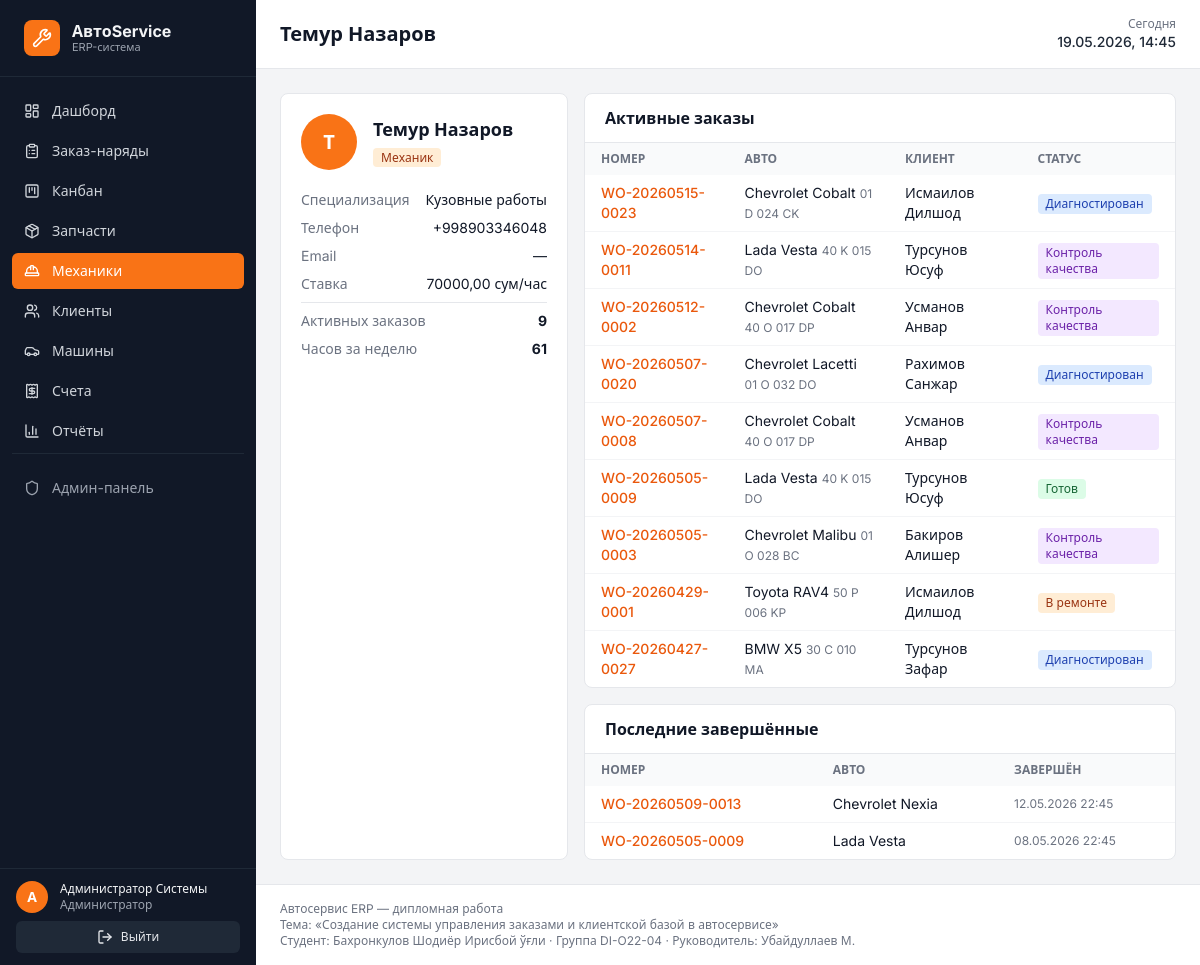
The app's page /mechanics/6/ (signed in) with its own data.
### accounts/models.py (models this page shows, shortened)
class User(AbstractUser):
    ROLE_CHOICES = [
        ('admin', 'Администратор'),
        ('receptionist', 'Приёмщик'),
        ('mechanic', 'Механик'),
    ]
    role = models.CharField(
        'Роль', max_length=20, choices=ROLE_CHOICES, default='receptionist'
    )
    phone = models.CharField('Телефон', max_length=20, unique=True, blank=True, null=True)
    specialty = models.CharField('Специализация', max_length=100, blank=True)
    hourly_rate = models.DecimalField(
        'Часовая ставка', max_digits=10, decimal_places=2, default=0
    )
    class Meta:
        verbose_name = 'Пользователь'
        verbose_name_plural = 'Пользователи'
    @property
    def role_badge_class(self):
        return {
            'admin': 'bg-red-100 text-red-800',
            'receptionist': 'bg-blue-100 text-blue-800',
            'mechanic': 'bg-orange-100 text-orange-800',
        }.get(self.role, 'bg-gray-100 text-gray-800')

### workorders/models.py (models this page shows, shortened)
class WorkOrder(models.Model):
    STATUS_CHOICES = [
        ('received', 'Принят'),
        ('diagnosed', 'Диагностирован'),
        ('awaiting_parts', 'Ожидание запчастей'),
        ('in_repair', 'В ремонте'),
        ('quality_check', 'Контроль качества'),
        ('completed', 'Готов'),
        ('delivered', 'Выдан'),
        ('cancelled', 'Отменён'),
    ]
    PRIORITY_CHOICES = [
        ('low', 'Низкий'),
        ('normal', 'Обычный'),
        ('high', 'Высокий'),
        ('urgent', 'Срочный'),
    ]
    STATUS_BADGES = {
        'received': 'bg-gray-200 text-gray-800',
        'diagnosed': 'bg-blue-100 text-blue-800',
        'awaiting_parts': 'bg-yellow-100 text-yellow-800',
        'in_repair': 'bg-orange-100 text-orange-800',
        'quality_check': 'bg-purple-100 text-purple-800',
        'completed': 'bg-green-100 text-green-800',
        'delivered': 'bg-emerald-100 text-emerald-800',
        'cancelled': 'bg-red-100 text-red-800',
    }
    PRIORITY_BADGES = {
        'low': 'bg-gray-100 text-gray-700',
        'normal': 'bg-blue-100 text-blue-700',
        'high': 'bg-orange-100 text-orange-700',
        'urgent': 'bg-red-100 text-red-700',
    }
    NEXT_STATUS = {
        'received': 'diagnosed',
        'diagnosed': 'awaiting_parts',
        'awaiting_parts': 'in_repair',
        'in_repair': 'quality_check',
        'quality_check': 'completed',
        'completed': 'delivered',
    }
    ACTIVE_STATUSES = (
        'received', 'diagnosed', 'awaiting_parts', 'in_repair', 'quality_check', 'completed',
    )
    vehicle = models.ForeignKey(
        'vehicles.Vehicle', on_delete=models.PROTECT,
        related_name='work_orders', verbose_name='Автомобиль',
    )
    assigned_mechanic = models.ForeignKey(
        settings.AUTH_USER_MODEL, on_delete=models.SET_NULL,
        related_name='assigned_orders', null=True, blank=True,
        verbose_name='Назначенный механик',
        limit_choices_to={'role': 'mechanic'},
    )
    created_by = models.ForeignKey(
        settings.AUTH_USER_MODEL, on_delete=models.PROTECT,
        related_name='created_orders', verbose_name='Создал',
    )
    status = models.CharField(
        'Статус', max_length=20, choices=STATUS_CHOICES, default='received',
    )
    priority = models.CharField(
        'Приоритет', max_length=10, choices=PRIORITY_CHOICES, default='normal',
    )
    problem_description = models.TextField('Описание проблемы')
    diagnosis_notes = models.TextField('Заметки по диагностике', blank=True)
    estimated_cost = models.DecimalField(
        'Предв. стоимость', max_digits=12, decimal_places=2, default=0,
    )
    actual_cost = models.DecimalField(
        'Итоговая стоимость', max_digits=12, decimal_places=2, default=0,
    )
    received_at = models.DateTimeField('Принят', default=timezone.now)
    expected_ready_at = models.DateTimeField('Ожидаемая готовность', null=True, blank=True)
    completed_at = models.DateTimeField('Завершён', null=True, blank=True)
    order_number = models.CharField('Номер заказ-наряда', max_length=30, unique=True, blank=True)
    mileage_at_intake = models.PositiveIntegerField('Пробег при приёмке', default=0)
    class Meta:
        verbose_name = 'Заказ-наряд'
        verbose_name_plural = 'Заказ-наряды'
        ordering = ('-received_at',)
    @property
    def status_badge_class(self):
        return self.STATUS_BADGES.get(self.status, 'bg-gray-100 text-gray-700')

### vehicles/models.py (models this page shows, shortened)
class Vehicle(models.Model):
    customer = models.ForeignKey(
        'customers.Customer', on_delete=models.CASCADE,
        related_name='vehicles', verbose_name='Клиент',
    )
    make = models.CharField('Марка', max_length=60)
    model = models.CharField('Модель', max_length=60)
    year = models.PositiveIntegerField('Год выпуска')
    plate = models.CharField('Гос. номер', max_length=20, unique=True)
    vin = models.CharField('VIN', max_length=30, blank=True)
    mileage_km = models.PositiveIntegerField('Пробег (км)', default=0)
    color = models.CharField('Цвет', max_length=40, blank=True)
    created_at = models.DateTimeField('Создан', auto_now_add=True)
    class Meta:
        verbose_name = 'Автомобиль'
        verbose_name_plural = 'Автомобили'
        ordering = ('-created_at',)

### customers/models.py (models this page shows, shortened)
class Customer(models.Model):
    name = models.CharField('ФИО', max_length=200)
    phone = models.CharField('Телефон', max_length=20, unique=True)
    email = models.EmailField('Email', blank=True)
    company = models.CharField('Компания', max_length=200, blank=True)
    address = models.CharField('Адрес', max_length=300, blank=True)
    notes = models.TextField('Примечания', blank=True)
    created_at = models.DateTimeField('Создан', auto_now_add=True)
    class Meta:
        verbose_name = 'Клиент'
        verbose_name_plural = 'Клиенты'
        ordering = ('-created_at',)

### mechanics/views.py (the view)
# urls.py: path('<int:pk>/', views.mechanic_detail, name='detail'),
@login_required
def mechanic_detail(request, pk):
    mechanic = get_object_or_404(User, pk=pk, role='mechanic')
    week_ago = timezone.localdate() - timedelta(days=6)
    active_orders = WorkOrder.objects.filter(
        assigned_mechanic=mechanic,
        status__in=WorkOrder.ACTIVE_STATUSES,
    ).select_related('vehicle__customer').order_by('-received_at')
    completed_orders = WorkOrder.objects.filter(
        assigned_mechanic=mechanic,
        status__in=('completed', 'delivered'),
    ).select_related('vehicle__customer').order_by('-completed_at')[:20]
    hours_week = mechanic.tasks.filter(
        created_at__date__gte=week_ago
    ).aggregate(t=Sum('actual_hours'))['t'] or Decimal('0')
    context = {
        'mechanic': mechanic,
        'active_orders': active_orders,
        'completed_orders': completed_orders,
        'hours_week': hours_week,
        'active_nav': 'mechanics',
        'page_title': mechanic.get_full_name() or mechanic.username,
    }
    return render(request, 'mechanics/detail.html', context)

### core/context_processors.py (called while the page is built)
def bmi_metadata(request):
    return {
        'BMI': getattr(settings, 'BMI_METADATA', {}),
    }

### templates/mechanics/detail.html (shortened to what this page needs)
{% extends 'base.html' %}
{% block content %}
<div class="grid grid-cols-1 lg:grid-cols-3 gap-4">
  <div class="bg-white rounded-lg border border-gray-200 p-5">
    <div class="flex items-center gap-4">
      <div class="w-14 h-14 rounded-full bg-brand-500 flex items-center justify-center text-white text-xl font-semibold">
        {{ mechanic.first_name|first|default:mechanic.username|first|upper }}
      </div>
      <div>
        <h2 class="font-bold text-lg">{{ mechanic.get_full_name|default:mechanic.username }}</h2>
        <span class="px-2 py-0.5 rounded text-xs font-medium {{ mechanic.role_badge_class }}">{{ mechanic.get_role_display }}</span>
      </div>
    </div>
    <dl class="mt-5 space-y-2 text-sm">
      <div class="flex justify-between"><dt class="text-gray-500">Специализация</dt><dd>{{ mechanic.specialty|default:'—' }}</dd></div>
      <div class="flex justify-between"><dt class="text-gray-500">Телефон</dt><dd>{{ mechanic.phone|default:'—' }}</dd></div>
      <div class="flex justify-between"><dt class="text-gray-500">Email</dt><dd>{{ mechanic.email|default:'—' }}</dd></div>
      <div class="flex justify-between"><dt class="text-gray-500">Ставка</dt><dd>{{ mechanic.hourly_rate|floatformat:2 }} сум/час</dd></div>
      <div class="flex justify-between border-t pt-2"><dt class="text-gray-500">Активных заказов</dt><dd class="font-bold">{{ active_orders.count }}</dd></div>
      <div class="flex justify-between"><dt class="text-gray-500">Часов за неделю</dt><dd class="font-bold">{{ hours_week }}</dd></div>
    </dl>
  </div>
  <div class="lg:col-span-2 space-y-4">
    <div class="bg-white rounded-lg border border-gray-200">
      <div class="px-5 py-3 border-b border-gray-200"><h3 class="font-semibold">Активные заказы</h3></div>
      <table class="w-full text-sm">
        <thead class="bg-gray-50 text-xs uppercase text-gray-500">
          <tr>
            <th class="px-4 py-2 text-left">Номер</th>
            <th class="px-4 py-2 text-left">Авто</th>
            <th class="px-4 py-2 text-left">Клиент</th>
            <th class="px-4 py-2 text-left">Статус</th>
          </tr>
        </thead>
        <tbody class="divide-y divide-gray-100">
          {% for o in active_orders %}
          <tr>
            <td class="px-4 py-2"><a href="{% url 'workorders:detail' o.pk %}" class="text-brand-600 hover:underline font-medium">{{ o.order_number }}</a></td>
            <td class="px-4 py-2">{{ o.vehicle.make }} {{ o.vehicle.model }} <span class="text-xs text-gray-500">{{ o.vehicle.plate }}</span></td>
            <td class="px-4 py-2">{{ o.vehicle.customer.name }}</td>
            <td class="px-4 py-2">{% include 'components/status_badge.html' with order=o %}</td>
          </tr>
          {% empty %}
          <tr><td colspan="4" class="px-4 py-6 text-center text-gray-500">Нет активных заказов</td></tr>
          {% endfor %}
        </tbody>
      </table>
    </div>
    <div class="bg-white rounded-lg border border-gray-200">
      <div class="px-5 py-3 border-b border-gray-200"><h3 class="font-semibold">Последние завершённые</h3></div>
      <table class="w-full text-sm">
        <thead class="bg-gray-50 text-xs uppercase text-gray-500">
          <tr>
            <th class="px-4 py-2 text-left">Номер</th>
            <th class="px-4 py-2 text-left">Авто</th>
            <th class="px-4 py-2 text-left">Завершён</th>
          </tr>
        </thead>
        <tbody class="divide-y divide-gray-100">
          {% for o in completed_orders %}
          <tr>
            <td class="px-4 py-2"><a href="{% url 'workorders:detail' o.pk %}" class="text-brand-600 hover:underline font-medium">{{ o.order_number }}</a></td>
            <td class="px-4 py-2">{{ o.vehicle.make }} {{ o.vehicle.model }}</td>
            <td class="px-4 py-2 text-gray-500 text-xs">{{ o.completed_at|date:"d.m.Y H:i" }}</td>
          </tr>
          {% empty %}
          <tr><td colspan="3" class="px-4 py-6 text-center text-gray-500">Нет данных</td></tr>
          {% endfor %}
        </tbody>
      </table>
    </div>
  </div>
</div>
{% endblock %}

### templates/components/sidebar.html
{% load static %}
<aside class="w-64 bg-gray-900 text-gray-100 flex-shrink-0 flex flex-col sticky top-0 h-screen">
  <div class="px-6 py-5 border-b border-gray-800 flex items-center gap-3">
    <div class="w-9 h-9 rounded-lg bg-brand-500 flex items-center justify-center text-white font-bold">
      <i data-lucide="wrench" class="w-5 h-5"></i>
    </div>
    <div>
      <div class="font-bold text-base leading-tight">АвтоService</div>
      <div class="text-[11px] text-gray-400 leading-tight">ERP-система</div>
    </div>
  </div>
  <nav class="flex-1 overflow-y-auto py-4 px-3 space-y-1 text-sm scrollbar-thin">
    {% with nav=active_nav %}
    <a href="{% url 'core:dashboard' %}" class="flex items-center gap-3 px-3 py-2 rounded-md transition
       {% if nav == 'dashboard' %}bg-brand-500 text-white{% else %}text-gray-300 hover:bg-gray-800{% endif %}">
      <i data-lucide="layout-dashboard" class="w-4 h-4"></i> Дашборд
    </a>
    <a href="{% url 'workorders:list' %}" class="flex items-center gap-3 px-3 py-2 rounded-md transition
       {% if nav == 'orders' %}bg-brand-500 text-white{% else %}text-gray-300 hover:bg-gray-800{% endif %}">
      <i data-lucide="clipboard-list" class="w-4 h-4"></i> Заказ-наряды
    </a>
    <a href="{% url 'kanban:board' %}" class="flex items-center gap-3 px-3 py-2 rounded-md transition
       {% if nav == 'kanban' %}bg-brand-500 text-white{% else %}text-gray-300 hover:bg-gray-800{% endif %}">
      <i data-lucide="kanban-square" class="w-4 h-4"></i> Канбан
    </a>
    <a href="{% url 'parts:list' %}" class="flex items-center gap-3 px-3 py-2 rounded-md transition
       {% if nav == 'parts' %}bg-brand-500 text-white{% else %}text-gray-300 hover:bg-gray-800{% endif %}">
      <i data-lucide="package" class="w-4 h-4"></i> Запчасти
    </a>
    <a href="{% url 'mechanics:list' %}" class="flex items-center gap-3 px-3 py-2 rounded-md transition
       {% if nav == 'mechanics' %}bg-brand-500 text-white{% else %}text-gray-300 hover:bg-gray-800{% endif %}">
      <i data-lucide="hard-hat" class="w-4 h-4"></i> Механики
    </a>
    <a href="{% url 'customers:list' %}" class="flex items-center gap-3 px-3 py-2 rounded-md transition
       {% if nav == 'customers' %}bg-brand-500 text-white{% else %}text-gray-300 hover:bg-gray-800{% endif %}">
      <i data-lucide="users" class="w-4 h-4"></i> Клиенты
    </a>
    <a href="{% url 'vehicles:list' %}" class="flex items-center gap-3 px-3 py-2 rounded-md transition
       {% if nav == 'vehicles' %}bg-brand-500 text-white{% else %}text-gray-300 hover:bg-gray-800{% endif %}">
      <i data-lucide="car" class="w-4 h-4"></i> Машины
    </a>
    <a href="{% url 'billing:list' %}" class="flex items-center gap-3 px-3 py-2 rounded-md transition
       {% if nav == 'invoices' %}bg-brand-500 text-white{% else %}text-gray-300 hover:bg-gray-800{% endif %}">
      <i data-lucide="receipt" class="w-4 h-4"></i> Счета
    </a>
    <a href="{% url 'reports:daily' %}" class="flex items-center gap-3 px-3 py-2 rounded-md transition
       {% if nav == 'reports' %}bg-brand-500 text-white{% else %}text-gray-300 hover:bg-gray-800{% endif %}">
      <i data-lucide="bar-chart-3" class="w-4 h-4"></i> Отчёты
    </a>
    <div class="pt-4 mt-4 border-t border-gray-800">
      <a href="/admin/" target="_blank" class="flex items-center gap-3 px-3 py-2 rounded-md text-gray-400 hover:bg-gray-800 text-sm">
        <i data-lucide="shield" class="w-4 h-4"></i> Админ-панель
      </a>
    </div>
    {% endwith %}
  </nav>
  <div class="px-4 py-3 border-t border-gray-800 text-xs">
    <div class="flex items-center gap-3 mb-2">
      <div class="w-8 h-8 rounded-full bg-brand-500 flex items-center justify-center text-white text-sm font-semibold">
        {{ user.first_name|first|default:user.username|first|upper }}
      </div>
      <div class="min-w-0">
        <div class="font-medium text-gray-100 truncate">{{ user.get_full_name|default:user.username }}</div>
        <div class="text-gray-400 truncate">{{ user.get_role_display }}</div>
      </div>
    </div>
    <form method="post" action="{% url 'logout' %}">{% csrf_token %}
      <button class="w-full px-3 py-2 rounded-md bg-gray-800 hover:bg-gray-700 text-gray-200 flex items-center justify-center gap-2">
        <i data-lucide="log-out" class="w-4 h-4"></i> Выйти
      </button>
    </form>
  </div>
</aside>

### templates/components/status_badge.html
{% with cls=order.status_badge_class %}<span class="inline-flex items-center px-2 py-0.5 rounded text-xs font-medium {{ cls }}">{{ order.get_status_display }}</span>{% endwith %}

### templates/base.html (style rules this page uses)
html, body { font-family: 'Inter', system-ui, sans-serif; }

### records on screen
User: first_name|first "А", get_full_name "Администратор Системы", role "Администратор"
User: first_name|first "Т", get_full_name "Темур Назаров", role "Механик", specialty "Кузовные работы", phone "+998903346048", email "—", hourly_rate "70000,00"
WorkOrder: order_number "WO-20260515-0023", vehicle.make "Chevrolet", vehicle.model "Cobalt", vehicle.plate "01 D 024 CK", vehicle.customer.name "Исмаилов Дилшод", status "Диагностирован"
WorkOrder: order_number "WO-20260514-0011", vehicle.make "Lada", vehicle.model "Vesta", vehicle.plate "40 K 015 DO", vehicle.customer.name "Турсунов Юсуф", status "Контроль качества"
WorkOrder: order_number "WO-20260512-0002", vehicle.make "Chevrolet", vehicle.model "Cobalt", vehicle.plate "40 O 017 DP", vehicle.customer.name "Усманов Анвар", status "Контроль качества"
WorkOrder: order_number "WO-20260507-0020", vehicle.make "Chevrolet", vehicle.model "Lacetti", vehicle.plate "01 O 032 DO", vehicle.customer.name "Рахимов Санжар", status "Диагностирован"
WorkOrder: order_number "WO-20260507-0008", vehicle.make "Chevrolet", vehicle.model "Cobalt", vehicle.plate "40 O 017 DP", vehicle.customer.name "Усманов Анвар", status "Контроль качества"
WorkOrder: order_number "WO-20260505-0009", vehicle.make "Lada", vehicle.model "Vesta", vehicle.plate "40 K 015 DO", vehicle.customer.name "Турсунов Юсуф", status "Готов", completed_at "08.05.2026 22:45"
WorkOrder: order_number "WO-20260505-0003", vehicle.make "Chevrolet", vehicle.model "Malibu", vehicle.plate "01 O 028 BC", vehicle.customer.name "Бакиров Алишер", status "Контроль качества"
WorkOrder: order_number "WO-20260429-0001", vehicle.make "Toyota", vehicle.model "RAV4", vehicle.plate "50 P 006 KP", vehicle.customer.name "Исмаилов Дилшод", status "В ремонте"
WorkOrder: order_number "WO-20260427-0027", vehicle.make "BMW", vehicle.model "X5", vehicle.plate "30 C 010 MA", vehicle.customer.name "Турсунов Зафар", status "Диагностирован"
WorkOrder: order_number "WO-20260509-0013", vehicle.make "Chevrolet", vehicle.model "Nexia", completed_at "12.05.2026 22:45"

### other values on screen
{{ page_title|default:'Панель управления' }} "Темур Назаров"
{{ active_orders.count }} "9"
{{ hours_week }} "61"
